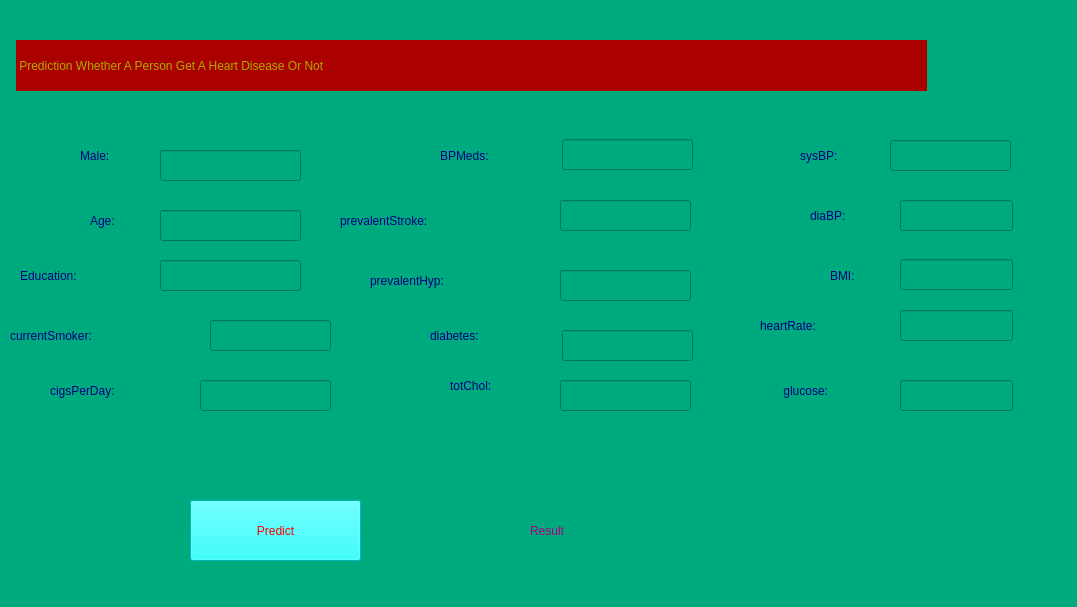
<?xml version="1.0" encoding="UTF-8"?>
<ui version="4.0">
 <class>Form</class>
 <widget class="QWidget" name="Form">
  <property name="geometry">
   <rect>
    <x>0</x>
    <y>0</y>
    <width>1077</width>
    <height>607</height>
   </rect>
  </property>
  <property name="windowTitle">
   <string>Form</string>
  </property>
  <property name="styleSheet">
   <string notr="true">background-color: rgb(0, 170, 127);</string>
  </property>
  <widget class="QLabel" name="label">
   <property name="geometry">
    <rect>
     <x>16</x>
     <y>40</y>
     <width>911</width>
     <height>51</height>
    </rect>
   </property>
   <property name="styleSheet">
    <string notr="true">color: rgb(170, 170, 0);
font: 75 26pt &quot;MS Shell Dlg 2&quot;;
background-color: rgb(170, 0, 0);</string>
   </property>
   <property name="text">
    <string> Prediction Whether A Person Get A Heart Disease Or Not</string>
   </property>
  </widget>
  <widget class="QLabel" name="label_2">
   <property name="geometry">
    <rect>
     <x>80</x>
     <y>140</y>
     <width>71</width>
     <height>31</height>
    </rect>
   </property>
   <property name="styleSheet">
    <string notr="true">color: rgb(0, 0, 127);
font: 75 22pt &quot;MS Shell Dlg 2&quot;;</string>
   </property>
   <property name="text">
    <string>Male:</string>
   </property>
  </widget>
  <widget class="QLabel" name="label_3">
   <property name="geometry">
    <rect>
     <x>90</x>
     <y>200</y>
     <width>71</width>
     <height>41</height>
    </rect>
   </property>
   <property name="styleSheet">
    <string notr="true">color: rgb(0, 0, 127);
font: 75 22pt &quot;MS Shell Dlg 2&quot;;</string>
   </property>
   <property name="text">
    <string>Age:</string>
   </property>
  </widget>
  <widget class="QLabel" name="label_4">
   <property name="geometry">
    <rect>
     <x>20</x>
     <y>260</y>
     <width>141</width>
     <height>31</height>
    </rect>
   </property>
   <property name="styleSheet">
    <string notr="true">color: rgb(0, 0, 127);
font: 75 22pt &quot;MS Shell Dlg 2&quot;;</string>
   </property>
   <property name="text">
    <string>Education:</string>
   </property>
  </widget>
  <widget class="QLabel" name="label_5">
   <property name="geometry">
    <rect>
     <x>10</x>
     <y>320</y>
     <width>191</width>
     <height>31</height>
    </rect>
   </property>
   <property name="styleSheet">
    <string notr="true">color: rgb(0, 0, 127);
font: 75 22pt &quot;MS Shell Dlg 2&quot;;</string>
   </property>
   <property name="text">
    <string>currentSmoker:</string>
   </property>
  </widget>
  <widget class="QLabel" name="label_6">
   <property name="geometry">
    <rect>
     <x>440</x>
     <y>140</y>
     <width>111</width>
     <height>31</height>
    </rect>
   </property>
   <property name="styleSheet">
    <string notr="true">color: rgb(0, 0, 127);
font: 75 22pt &quot;MS Shell Dlg 2&quot;;</string>
   </property>
   <property name="text">
    <string>BPMeds:</string>
   </property>
  </widget>
  <widget class="QLabel" name="label_7">
   <property name="geometry">
    <rect>
     <x>340</x>
     <y>200</y>
     <width>211</width>
     <height>41</height>
    </rect>
   </property>
   <property name="styleSheet">
    <string notr="true">color: rgb(0, 0, 127);
font: 75 22pt &quot;MS Shell Dlg 2&quot;;</string>
   </property>
   <property name="text">
    <string>prevalentStroke:</string>
   </property>
  </widget>
  <widget class="QLabel" name="label_8">
   <property name="geometry">
    <rect>
     <x>370</x>
     <y>260</y>
     <width>191</width>
     <height>41</height>
    </rect>
   </property>
   <property name="styleSheet">
    <string notr="true">color: rgb(0, 0, 127);
font: 75 22pt &quot;MS Shell Dlg 2&quot;;</string>
   </property>
   <property name="text">
    <string>prevalentHyp:</string>
   </property>
  </widget>
  <widget class="QLabel" name="label_9">
   <property name="geometry">
    <rect>
     <x>50</x>
     <y>370</y>
     <width>151</width>
     <height>41</height>
    </rect>
   </property>
   <property name="styleSheet">
    <string notr="true">color: rgb(0, 0, 127);
font: 75 22pt &quot;MS Shell Dlg 2&quot;;</string>
   </property>
   <property name="text">
    <string>cigsPerDay:</string>
   </property>
  </widget>
  <widget class="QLabel" name="label_10">
   <property name="geometry">
    <rect>
     <x>430</x>
     <y>320</y>
     <width>121</width>
     <height>31</height>
    </rect>
   </property>
   <property name="styleSheet">
    <string notr="true">color: rgb(0, 0, 127);
font: 75 22pt &quot;MS Shell Dlg 2&quot;;</string>
   </property>
   <property name="text">
    <string>diabetes:</string>
   </property>
  </widget>
  <widget class="QLabel" name="label_11">
   <property name="geometry">
    <rect>
     <x>450</x>
     <y>370</y>
     <width>101</width>
     <height>31</height>
    </rect>
   </property>
   <property name="styleSheet">
    <string notr="true">color: rgb(0, 0, 127);
font: 75 22pt &quot;MS Shell Dlg 2&quot;;</string>
   </property>
   <property name="text">
    <string>totChol:</string>
   </property>
  </widget>
  <widget class="QLabel" name="label_12">
   <property name="geometry">
    <rect>
     <x>800</x>
     <y>140</y>
     <width>91</width>
     <height>31</height>
    </rect>
   </property>
   <property name="styleSheet">
    <string notr="true">color: rgb(0, 0, 127);
font: 75 22pt &quot;MS Shell Dlg 2&quot;;</string>
   </property>
   <property name="text">
    <string>sysBP:</string>
   </property>
  </widget>
  <widget class="QLabel" name="label_13">
   <property name="geometry">
    <rect>
     <x>810</x>
     <y>200</y>
     <width>91</width>
     <height>31</height>
    </rect>
   </property>
   <property name="styleSheet">
    <string notr="true">color: rgb(0, 0, 127);
font: 75 22pt &quot;MS Shell Dlg 2&quot;;</string>
   </property>
   <property name="text">
    <string>diaBP:</string>
   </property>
  </widget>
  <widget class="QLabel" name="label_14">
   <property name="geometry">
    <rect>
     <x>830</x>
     <y>260</y>
     <width>71</width>
     <height>31</height>
    </rect>
   </property>
   <property name="styleSheet">
    <string notr="true">color: rgb(0, 0, 127);
font: 75 22pt &quot;MS Shell Dlg 2&quot;;</string>
   </property>
   <property name="text">
    <string>BMI:</string>
   </property>
  </widget>
  <widget class="QLabel" name="label_15">
   <property name="geometry">
    <rect>
     <x>760</x>
     <y>310</y>
     <width>131</width>
     <height>31</height>
    </rect>
   </property>
   <property name="styleSheet">
    <string notr="true">color: rgb(0, 0, 127);
font: 75 22pt &quot;MS Shell Dlg 2&quot;;</string>
   </property>
   <property name="text">
    <string>heartRate:</string>
   </property>
  </widget>
  <widget class="QLabel" name="label_16">
   <property name="geometry">
    <rect>
     <x>780</x>
     <y>370</y>
     <width>131</width>
     <height>41</height>
    </rect>
   </property>
   <property name="styleSheet">
    <string notr="true">color: rgb(0, 0, 127);
font: 75 22pt &quot;MS Shell Dlg 2&quot;;</string>
   </property>
   <property name="text">
    <string> glucose:</string>
   </property>
  </widget>
  <widget class="QPushButton" name="pushButton">
   <property name="geometry">
    <rect>
     <x>190</x>
     <y>500</y>
     <width>171</width>
     <height>61</height>
    </rect>
   </property>
   <property name="styleSheet">
    <string notr="true">font: 75 24pt &quot;MS Shell Dlg 2&quot;;
background-color: rgb(0, 255, 255);
color: rgb(255, 0, 0);</string>
   </property>
   <property name="text">
    <string>Predict</string>
   </property>
  </widget>
  <widget class="QLabel" name="label_17">
   <property name="geometry">
    <rect>
     <x>530</x>
     <y>510</y>
     <width>431</width>
     <height>41</height>
    </rect>
   </property>
   <property name="styleSheet">
    <string notr="true">color: rgb(170, 0, 127);
font: 75 14pt &quot;MS Shell Dlg 2&quot;;</string>
   </property>
   <property name="text">
    <string>Result</string>
   </property>
  </widget>
  <widget class="QLineEdit" name="lineEdit">
   <property name="geometry">
    <rect>
     <x>160</x>
     <y>150</y>
     <width>141</width>
     <height>31</height>
    </rect>
   </property>
  </widget>
  <widget class="QLineEdit" name="lineEdit_2">
   <property name="geometry">
    <rect>
     <x>160</x>
     <y>210</y>
     <width>141</width>
     <height>31</height>
    </rect>
   </property>
  </widget>
  <widget class="QLineEdit" name="lineEdit_3">
   <property name="geometry">
    <rect>
     <x>160</x>
     <y>260</y>
     <width>141</width>
     <height>31</height>
    </rect>
   </property>
  </widget>
  <widget class="QLineEdit" name="lineEdit_4">
   <property name="geometry">
    <rect>
     <x>210</x>
     <y>320</y>
     <width>121</width>
     <height>31</height>
    </rect>
   </property>
  </widget>
  <widget class="QLineEdit" name="lineEdit_5">
   <property name="geometry">
    <rect>
     <x>200</x>
     <y>380</y>
     <width>131</width>
     <height>31</height>
    </rect>
   </property>
  </widget>
  <widget class="QLineEdit" name="lineEdit_6">
   <property name="geometry">
    <rect>
     <x>562</x>
     <y>139</y>
     <width>131</width>
     <height>31</height>
    </rect>
   </property>
  </widget>
  <widget class="QLineEdit" name="lineEdit_7">
   <property name="geometry">
    <rect>
     <x>560</x>
     <y>200</y>
     <width>131</width>
     <height>31</height>
    </rect>
   </property>
  </widget>
  <widget class="QLineEdit" name="lineEdit_8">
   <property name="geometry">
    <rect>
     <x>560</x>
     <y>270</y>
     <width>131</width>
     <height>31</height>
    </rect>
   </property>
  </widget>
  <widget class="QLineEdit" name="lineEdit_9">
   <property name="geometry">
    <rect>
     <x>562</x>
     <y>330</y>
     <width>131</width>
     <height>31</height>
    </rect>
   </property>
  </widget>
  <widget class="QLineEdit" name="lineEdit_10">
   <property name="geometry">
    <rect>
     <x>560</x>
     <y>380</y>
     <width>131</width>
     <height>31</height>
    </rect>
   </property>
  </widget>
  <widget class="QLineEdit" name="lineEdit_11">
   <property name="geometry">
    <rect>
     <x>890</x>
     <y>140</y>
     <width>121</width>
     <height>31</height>
    </rect>
   </property>
  </widget>
  <widget class="QLineEdit" name="lineEdit_12">
   <property name="geometry">
    <rect>
     <x>900</x>
     <y>200</y>
     <width>113</width>
     <height>31</height>
    </rect>
   </property>
  </widget>
  <widget class="QLineEdit" name="lineEdit_13">
   <property name="geometry">
    <rect>
     <x>900</x>
     <y>259</y>
     <width>113</width>
     <height>31</height>
    </rect>
   </property>
  </widget>
  <widget class="QLineEdit" name="lineEdit_14">
   <property name="geometry">
    <rect>
     <x>900</x>
     <y>310</y>
     <width>113</width>
     <height>31</height>
    </rect>
   </property>
  </widget>
  <widget class="QLineEdit" name="lineEdit_15">
   <property name="geometry">
    <rect>
     <x>900</x>
     <y>380</y>
     <width>113</width>
     <height>31</height>
    </rect>
   </property>
  </widget>
 </widget>
 <resources/>
 <connections/>
</ui>
